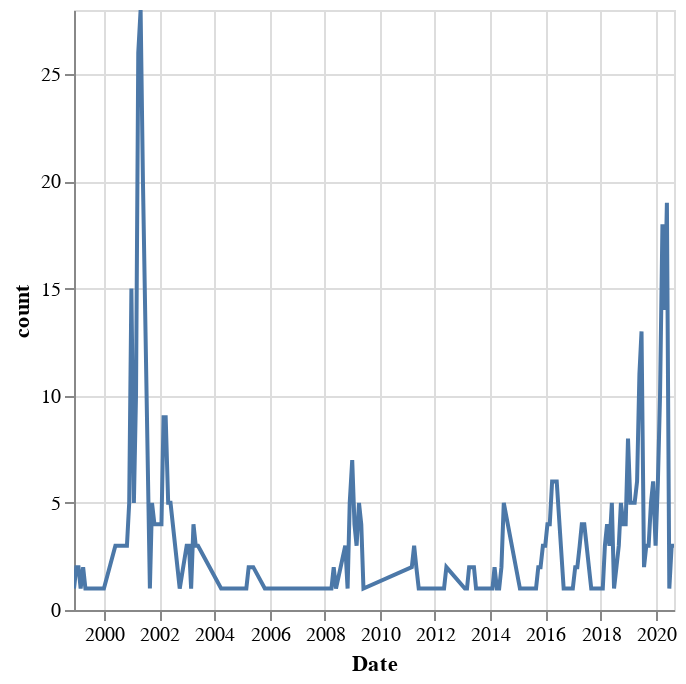

Notebook code cell kept with this figure:
### Code cell
# df.filter(c('Date').dt.month_start() == datetime.fromisoformat('2014-06-01'))['wt'].sum()
df.filter(c("wt").is_null() | c("wt").eq(0))["Date"].value_counts().plot.line(
    "Date", "count"
)

### Figure 1 — Vega-Lite specification as saved in the notebook (floating-point values rounded to 4 significant figures; data arrays with more than 128 entries replaced by an {"elided": "..."} marker saying what was removed)
{"config": {"view": {"continuousWidth": 300, "continuousHeight": 300}}, "data": {"name": "data-6b0b388bd7fb5eaa49db85699d438185"}, "mark": {"type": "line", "tooltip": true}, "encoding": {"x": {"field": "Date", "type": "temporal"}, "y": {"field": "count", "type": "quantitative"}}, "params": [{"name": "param_1", "select": {"type": "interval", "encodings": ["x", "y"]}, "bind": "scales"}], "$schema": "https://vega.github.io/schema/vega-lite/v5.20.1.json", "datasets": {"data-6b0b388bd7fb5eaa49db85699d438185": {"elided": "145 records"}}}
